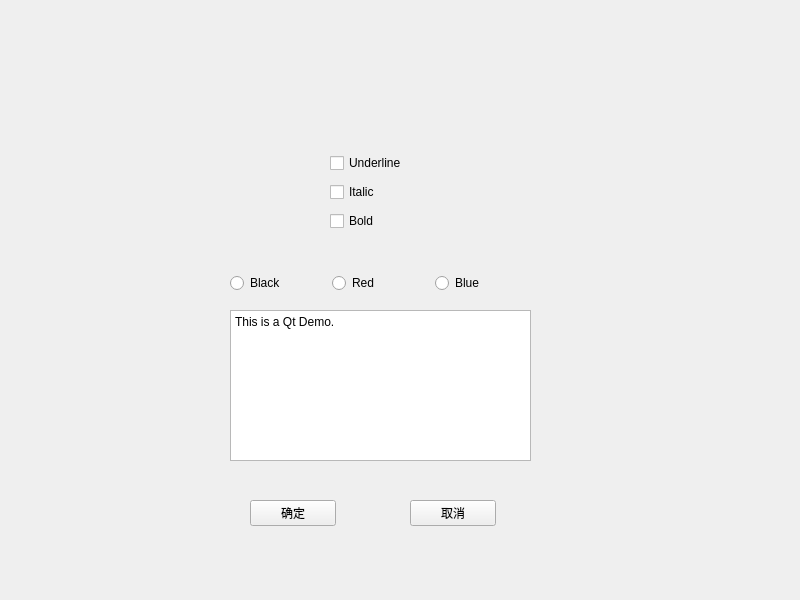
<?xml version="1.0" encoding="UTF-8"?>
<ui version="4.0">
 <class>Widget</class>
 <widget class="QWidget" name="Widget">
  <property name="geometry">
   <rect>
    <x>0</x>
    <y>0</y>
    <width>800</width>
    <height>600</height>
   </rect>
  </property>
  <property name="windowTitle">
   <string>Widget</string>
  </property>
  <widget class="QPlainTextEdit" name="txtEdit">
   <property name="geometry">
    <rect>
     <x>230</x>
     <y>310</y>
     <width>301</width>
     <height>151</height>
    </rect>
   </property>
   <property name="tabChangesFocus">
    <bool>false</bool>
   </property>
   <property name="plainText">
    <string>This is a Qt Demo.</string>
   </property>
  </widget>
  <widget class="QPushButton" name="pBtnConfirm">
   <property name="geometry">
    <rect>
     <x>250</x>
     <y>500</y>
     <width>86</width>
     <height>26</height>
    </rect>
   </property>
   <property name="text">
    <string>确定</string>
   </property>
  </widget>
  <widget class="QPushButton" name="pBtnCancel">
   <property name="geometry">
    <rect>
     <x>410</x>
     <y>500</y>
     <width>86</width>
     <height>26</height>
    </rect>
   </property>
   <property name="text">
    <string>取消</string>
   </property>
  </widget>
  <widget class="QWidget" name="layoutWidget">
   <property name="geometry">
    <rect>
     <x>330</x>
     <y>150</y>
     <width>98</width>
     <height>86</height>
    </rect>
   </property>
   <layout class="QVBoxLayout" name="verticalLayout">
    <item>
     <widget class="QCheckBox" name="chkBoxUnderline">
      <property name="text">
       <string>Underline</string>
      </property>
     </widget>
    </item>
    <item>
     <widget class="QCheckBox" name="chkBoxItalic">
      <property name="text">
       <string>Italic</string>
      </property>
     </widget>
    </item>
    <item>
     <widget class="QCheckBox" name="chkBoxBold">
      <property name="text">
       <string>Bold</string>
      </property>
     </widget>
    </item>
   </layout>
  </widget>
  <widget class="QWidget" name="layoutWidget">
   <property name="geometry">
    <rect>
     <x>230</x>
     <y>270</y>
     <width>301</width>
     <height>26</height>
    </rect>
   </property>
   <layout class="QHBoxLayout" name="horizontalLayout">
    <item>
     <widget class="QRadioButton" name="rBtnBlack">
      <property name="text">
       <string>Black</string>
      </property>
     </widget>
    </item>
    <item>
     <widget class="QRadioButton" name="rBtnRed">
      <property name="text">
       <string>Red</string>
      </property>
     </widget>
    </item>
    <item>
     <widget class="QRadioButton" name="rBtnBlue">
      <property name="text">
       <string>Blue</string>
      </property>
     </widget>
    </item>
   </layout>
  </widget>
 </widget>
 <resources/>
 <connections/>
</ui>
